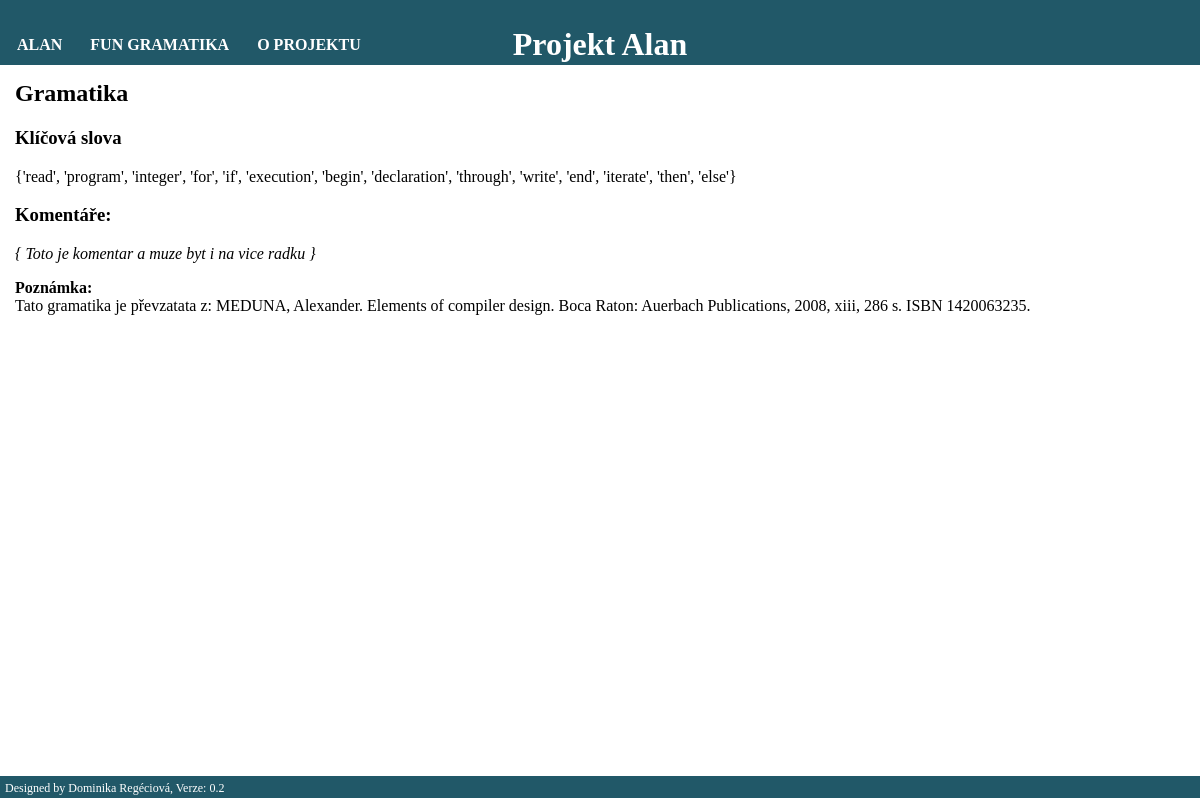
Page /alan/grammar/ on the earlier database version.
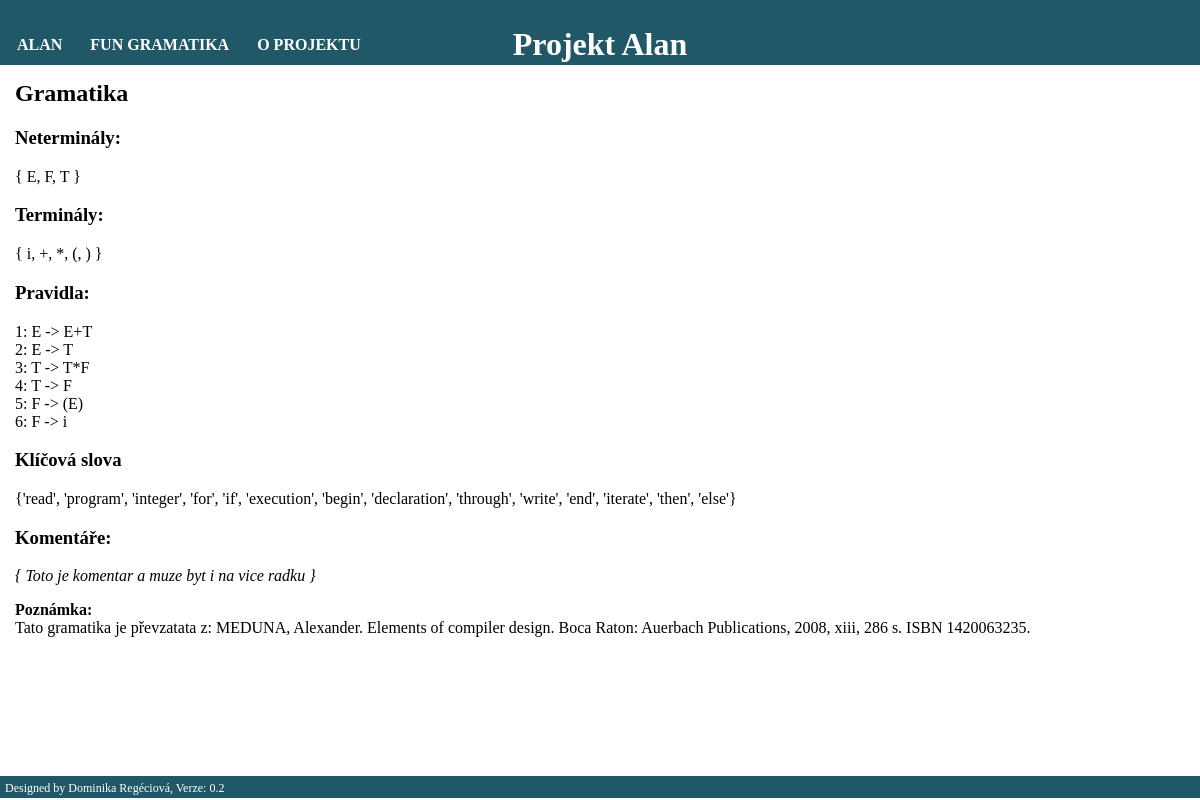
Same page on the later database version.
### alan/models.py (models this page shows)
class Rule (models.Model):
    left_side = models.CharField(max_length=1, verbose_name='Left side')
    right_side = models.CharField(max_length=42, verbose_name='Right side')
    def __str__(self):
        return self.left_side + " -> " + self.right_side

### alan/views.py (the view)
def grammar(request):
    grammar = Rule.objects.order_by('id')
    terminals = Terminal.objects.order_by('id')
    t_list = ', '.join([t.char for t in terminals])
    nonterminals = Nonterminal.objects.order_by('id')
    n_list = ', '.join([n.char for n in nonterminals])
    keywords = scanner._keywords
    return render(request, 'alan/grammar.html', {'grammar': grammar,
                  'terminals': t_list, 'nonterminals': n_list,
                  'keywords': keywords})

### alan/templates/alan/grammar.html (shortened to what this page needs)
{% extends 'alan/base.html' %}
{% load staticfiles %}
{% block body_block %}
<h2>Gramatika</h2>
<p>
{% if nonterminals %}
    <h3>Neterminály: </h3>
    { {{ nonterminals }} }
  {% endif %}
{% if terminals %}
    <h3>Terminály: </h3>
    { {{ terminals }} }
  {% endif %}
{% if grammar %}
    <h3>Pravidla: </h3>
    {% for g in grammar %}
    {{g.id }}: {{ g }}<br>
    {% endfor %}
  {% endif %}
{% if keywords %}
<h3>Klíčová slova</h3>
  {{ keywords }}
{% endif %}
<h3>Komentáře: </h3>
<i>{ Toto je komentar a muze byt i na vice radku }</i>
</p>
<p>
<strong>Poznámka: </strong><br>
Tato gramatika je převzatata z: MEDUNA, Alexander. Elements of compiler design. Boca Raton: Auerbach Publications, 2008, xiii, 286 s. ISBN 1420063235.
</p>
{% endblock %}

### alan/templates/alan/base.html (shortened to what this page needs)
<!DOCTYPE html>
{% load staticfiles %}
<html>
    <head>
        <link rel="stylesheet" type="text/css" href="{% static 'alan/style.css' %}"/>
    </head>
    <body>
        <div id="wrapper">
        <div id="header">
        <h1>Projekt Alan</h1>
        </div>
        <div id="navigation">
        <ul id="menu">
        <li><a href="{% url 'index' %}">Alan</a></li>
        <li><a href="{% url 'grammar' %}">FUN gramatika</a></li>
        <li><a href="{% url 'about' %}">O projektu</a></li>
        </ul>
        </div>
        <div id="section">
            {% block body_block %} {% endblock %}
        </div>
        </div>
        <div id="footer">
        Designed by Dominika Regéciová, Verze: 0.2
        </div>
    </body>
</html>

### alan/static/alan/style.css (style rules this page uses)
html, body { margin:0; padding:0; height:100%; }
#wrapper { min-height:100%; height:auto; }
#header { background-color:#215868; color:white; text-align:center; padding:5px; height:5px; }
#navigation { background-color:#215868; clear:both; padding:5px; margin:0px; height:40px; }
#footer { position:relative; clear:both; z-index:10; height:1em; margin-top:-2em; background-color:#215868; color:white; clear:both; text-align:left; padding:5px; font-size:12px; width:auto; }
#section { float:center; padding:15px; padding-bottom:2em; }
a { color:orange; font-weight: bold; text-decoration:none; padding:5px; }
ul#menu { padding: 0px; float:left; }
ul#menu li { display: inline; }
ul#menu li a { background-color:#215868; font-weight: bold; color: white; padding: 5px 10px; text-decoration: none; margin:2px; text-transform:uppercase; }
h2 { font-size:1.5em; font-weight:bold; text-align:left; margin-top:0em; }

Differences in the rows shown:
added Rule: id "1", left_side+right_side "E -> E+T"
added Rule: id "2", left_side+right_side "E -> T"
added Rule: id "3", left_side+right_side "T -> T*F"
added Rule: id "4", left_side+right_side "T -> F"
added Rule: id "5", left_side+right_side "F -> (E)"
added Rule: id "6", left_side+right_side "F -> i"
Other differences:
{{ nonterminals }}: (not shown) → "E, F, T"
{{ terminals }}: (not shown) → "i, +, *, (, )"
text now shown: "Neterminály: { } Terminály: { } Pravidla:"
